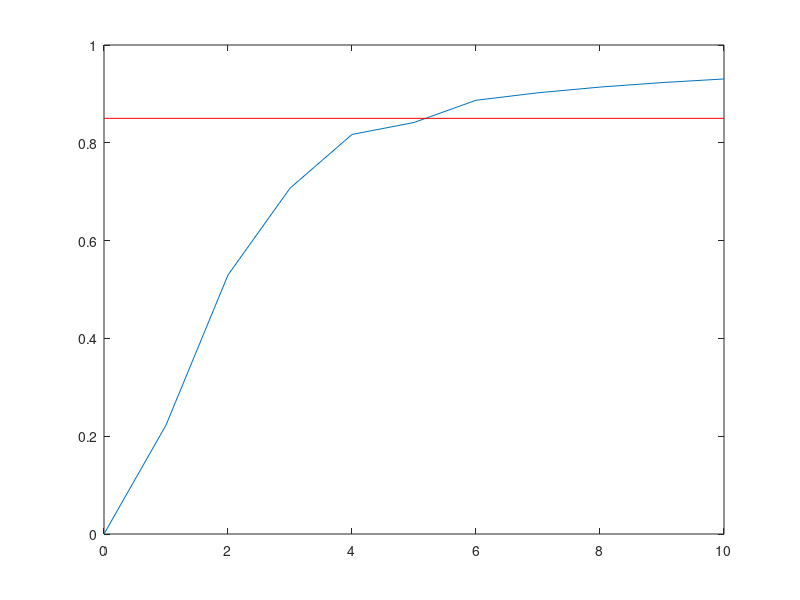
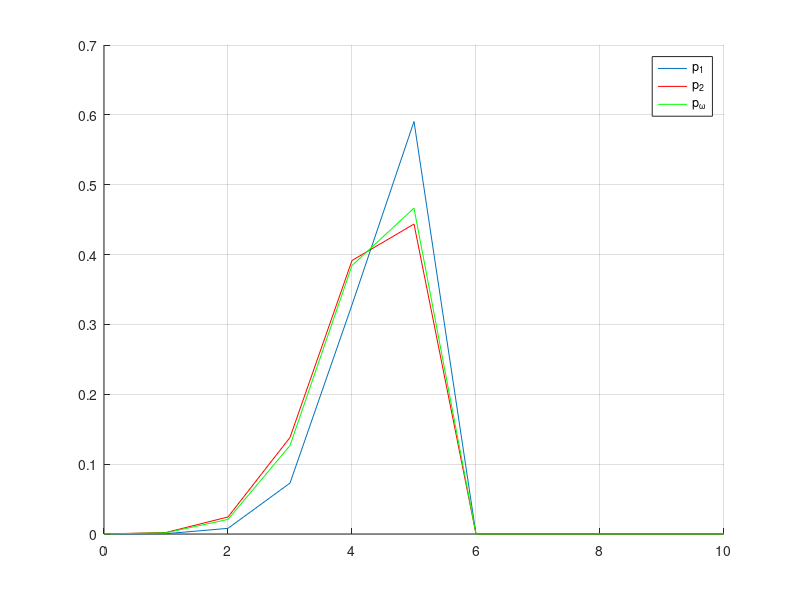

MATLAB code for these plots, in order:
% This script is to demonstrate a short coming of EMD rule for Poisson
% processes regarding the fused cardinality. 
% The z value as the integration \int s_1^(1-\omega) s_2^omega 
% is typically less than one. This can be intuitively found by considering
% s_1 and s_2 as two Gaussians.
% Then, the mean parameter of the fused cardinality distribution is
% typically less than mu_1^(1-\omega)*mu_2^(omega)
% For example, when mu_1= mu_2 and \omega = 0.5, if zest = 0.5, the fused
% cardinality will estimate the number of targets as half the target number
% estimate of the individual Poisson processes.
% Such cases are very very rarely encountered for general cardinality
% distributions of the iid cluster processes.

numbins = 10;

mu1 = 5;
var1 = 2;
mu2 = 5;
var2 = 2;

zest = 0.85;
omegaval = 0.5;

card1 = rand(numbins+1,1)*sqrt( var1.^2 )/2;
card2 = rand(numbins+1,1)*sqrt( var2.^2 )/2;


card1(mu1+1) = sum(card1);
card2(mu2+1) = sum(card2);

card1 = card1/sum(card1);
card2 = card2/sum(card2);

card1 = binopdf( [0:numbins], mu1, 0.9 )';
card2 = binopdf( [0:numbins], mu2, 0.85 )';

minseries = min( card1, card2 );
expseries = ( card1.^(1-omegaval) ).*( card2.^omegaval );

ns = [0:numbins]';

zomegan = ( zest.^ns );

fusedcard = ( card1.^(1-omegaval) ).*( card2.^omegaval ).*zomegan;
Nomega = sum(fusedcard);
fusedcard =  fusedcard/Nomega;

bndratio = minseries./expseries;
bndratio( isnan( bndratio ) ) = 1;

incbound = ( Nomega*bndratio ).^(1./ns) ;% Inconsistency bound


figure
plot( ns, incbound )
hold on
plot( ns, zest*ones(size(ns)), 'r' )

figure
grid on 
hold on
plot( ns, card1 )
plot( ns, card2, 'r' )
plot( ns, fusedcard, 'g' )
legend( 'p_1','p_2','p_\omega')